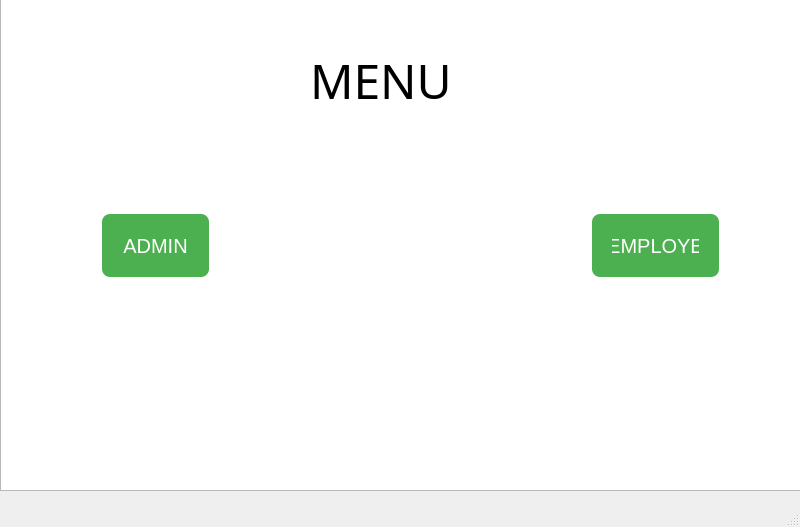
<?xml version="1.0" encoding="UTF-8"?>
<ui version="4.0">
 <class>MENU</class>
 <widget class="QMainWindow" name="MENU">
  <property name="geometry">
   <rect>
    <x>0</x>
    <y>0</y>
    <width>800</width>
    <height>527</height>
   </rect>
  </property>
  <property name="windowTitle">
   <string>MainWindow</string>
  </property>
  <widget class="QWidget" name="centralwidget">
   <widget class="QTableView" name="tableView">
    <property name="geometry">
     <rect>
      <x>0</x>
      <y>-10</y>
      <width>801</width>
      <height>501</height>
     </rect>
    </property>
   </widget>
   <widget class="QLabel" name="label">
    <property name="geometry">
     <rect>
      <x>310</x>
      <y>50</y>
      <width>391</width>
      <height>61</height>
     </rect>
    </property>
    <property name="font">
     <font>
      <family>Tw Cen MT Condensed Extra Bold</family>
      <pointsize>36</pointsize>
     </font>
    </property>
    <property name="text">
     <string>MENU </string>
    </property>
   </widget>
   <widget class="QPushButton" name="pushButton">
    <property name="geometry">
     <rect>
      <x>100</x>
      <y>210</y>
      <width>111</width>
      <height>71</height>
     </rect>
    </property>
    <property name="styleSheet">
     <string notr="true">QPushButton {
    background-color: #4CAF50; 
    border: none;
    color: white;
    padding: 10px 20px;
    text-align: center;
    text-decoration: none;
    display: inline-block;
    font-size: 20px;
    margin: 4px 2px;
    cursor: pointer;
    border-radius: 8px;
}
</string>
    </property>
    <property name="text">
     <string>ADMIN</string>
    </property>
   </widget>
   <widget class="QPushButton" name="pushButton_2">
    <property name="geometry">
     <rect>
      <x>590</x>
      <y>210</y>
      <width>131</width>
      <height>71</height>
     </rect>
    </property>
    <property name="styleSheet">
     <string notr="true">QPushButton {
    background-color: #4CAF50; 
    border: none;
    color: white;
    padding: 10px 20px;
    text-align: center;
    text-decoration: none;
    display: inline-block;
    font-size: 20px;
    margin: 4px 2px;
    cursor: pointer;
    border-radius: 8px;
}
</string>
    </property>
    <property name="text">
     <string>EMPLOYE</string>
    </property>
   </widget>
   <widget class="QLabel" name="label_2">
    <property name="geometry">
     <rect>
      <x>30</x>
      <y>30</y>
      <width>231</width>
      <height>101</height>
     </rect>
    </property>
    <property name="text">
     <string/>
    </property>
    <property name="pixmap">
     <pixmap>../logo-1.png</pixmap>
    </property>
    <property name="scaledContents">
     <bool>true</bool>
    </property>
   </widget>
  </widget>
  <widget class="QMenuBar" name="menubar">
   <property name="geometry">
    <rect>
     <x>0</x>
     <y>0</y>
     <width>800</width>
     <height>26</height>
    </rect>
   </property>
  </widget>
  <widget class="QStatusBar" name="statusbar"/>
 </widget>
 <resources/>
 <connections/>
</ui>
